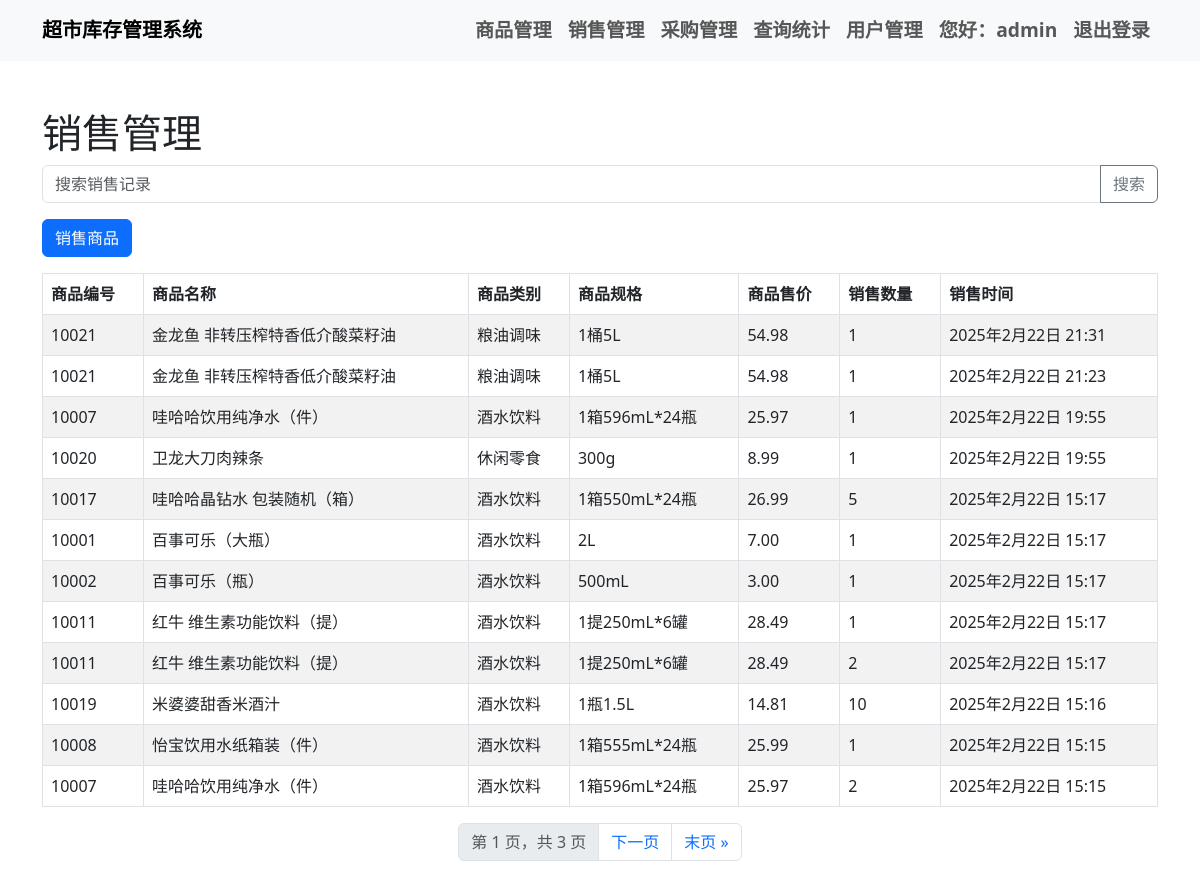
The app's page /sales_management/ (signed in) with its own data.
### inventory_app/models.py (models this page shows, shortened)
class Sale(models.Model):
    quantity = models.IntegerField()
    sale_time = models.DateTimeField(auto_now_add=True)
    product = models.ForeignKey(Product, on_delete=models.CASCADE)

class Product(models.Model):
    product_id = models.CharField(max_length=20, unique=True)
    name = models.CharField(max_length=100)
    category = models.CharField(max_length=50)
    specification = models.CharField(max_length=100)
    purchase_price = models.DecimalField(max_digits=10, decimal_places=2)
    price = models.DecimalField(max_digits=10, decimal_places=2)
    quantity = models.IntegerField()
    supplier = models.ForeignKey('Supplier', on_delete=models.CASCADE)

### inventory_app/views.py (the view)
# urls.py: path('sales_management/', sales_management, name='sales_management'),
@login_required
def sales_management(request):
    query = request.GET.get('q')
    if query:
        sales = Sale.objects.filter(product__name__icontains=query) | Sale.objects.filter(product__product_id__icontains=query)
    else:
        sales = Sale.objects.all().order_by('-sale_time')
    paginator = Paginator(sales, 12)
    page_number = request.GET.get('page')
    page_obj = paginator.get_page(page_number)
    context = {
        'page_obj': page_obj,
        'q': query,
    }
    return render(request, 'sales_management.html', context)

### templates/sales_management.html (shortened to what this page needs)
{% extends 'base.html' %}
{% block content %}
    <h1 class="mt-5">销售管理</h1>
    <form method="get" action="{% url 'sales_management' %}" class="mb-3">
        <div class="input-group">
            <input type="text" name="q" class="form-control" placeholder="搜索销售记录" value="{{ request.GET.q }}">
            <button type="submit" class="btn btn-outline-secondary">搜索</button>
        </div>
    </form>
    <a href="{% url 'sell_product' %}" class="btn btn-primary">销售商品</a>
    <table class="table table-striped table-bordered">
        <thead>
            <tr>
                <th>商品编号</th>
                <th>商品名称</th>
                <th>商品类别</th>
                <th>商品规格</th>
                <th>商品售价</th>
                <th>销售数量</th>
                <th>销售时间</th>
            </tr>
        </thead>
        <tbody>
            {% for sale in page_obj %}
                <tr>
                    <td>{{ sale.product.product_id }}</td>
                    <td>{{ sale.product.name }}</td>
                    <td>{{ sale.product.category }}</td>
                    <td>{{ sale.product.specification }}</td>
                    <td>{{ sale.product.price }}</td>
                    <td>{{ sale.quantity }}</td>
                    <td>{{ sale.sale_time }}</td>
                </tr>
            {% endfor %}
        </tbody>
    </table>
    <nav aria-label="Page navigation" class="d-flex justify-content-center">
        <ul class="pagination">
            <li class="page-item disabled">
                <span class="page-link">第 {{ page_obj.number }} 页，共 {{ page_obj.paginator.num_pages }} 页</span>
            </li>
            {% if page_obj.has_next %}
                <li class="page-item">
                    <a class="page-link" href="?page={{ page_obj.next_page_number }}{% if request.GET.q %}&q={{ request.GET.q }}{% endif %}">下一页</a>
                </li>
                <li class="page-item">
                    <a class="page-link" href="?page={{ page_obj.paginator.num_pages }}{% if request.GET.q %}&q={{ request.GET.q }}{% endif %}">末页 &raquo;</a>
                </li>
            {% endif %}
        </ul>
    </nav>
{% endblock %}

### templates/base.html (shortened to what this page needs)
<!DOCTYPE html>
<html lang="zh-CN">
<head>
    <link href="https://cdn.jsdelivr.net/npm/bootstrap@5.3.0/dist/css/bootstrap.min.css" rel="stylesheet">
</head>
<body>
    <nav class="navbar navbar-expand-lg navbar-light bg-light">
        <div class="container">
            <a class="navbar-brand" href="{% url 'home' %}">超市库存管理系统</a>
            <div class="collapse navbar-collapse" id="navbarNav">
                <ul class="navbar-nav ms-auto">
                    {% if user.is_authenticated %}
                        <li class="nav-item">
                            <a class="nav-link" href="{% url 'product_management' %}">商品管理</a>
                        </li>
                        <li class="nav-item">
                            <a class="nav-link" href="{% url 'sales_management' %}">销售管理</a>
                        </li>
                        <li class="nav-item">
                            <a class="nav-link" href="{% url 'purchase_management' %}">采购管理</a>
                        </li>
                        <li class="nav-item">
                            <a class="nav-link" href="{% url 'query_statistics' %}">查询统计</a>
                        </li>
                        {% if user.is_superuser %}
                            <li class="nav-item">
                                <a class="nav-link" href="{% url 'user_management' %}">用户管理</a>
                            </li>
                        {% endif %}
                        <li class="nav-item">
                            <span class="nav-link">您好：{{ user.username }}</span>
                        </li>
                        <li class="nav-item">
                            <a class="nav-link" href="{% url 'logout' %}">退出登录</a>
                        </li>
                    {% endif %}
                </ul>
            </div>
        </div>
    </nav>
    <div class="container mt-4">
        {% block content %}
        {% endblock %}
    </div>
</body>
</html>

### templates/base.html (style rules this page uses)
.navbar { font-size: 1.2rem; font-weight: bold; }

### records on screen
Sale: product.product_id "10021", product.name "金龙鱼 非转压榨特香低介酸菜籽油", product.category "粮油调味", product.specification "1桶5L", product.price "54.98", quantity "1", sale_time "2025年2月22日 21:31"
Sale: product.product_id "10021", product.name "金龙鱼 非转压榨特香低介酸菜籽油", product.category "粮油调味", product.specification "1桶5L", product.price "54.98", quantity "1", sale_time "2025年2月22日 21:23"
Sale: product.product_id "10007", product.name "哇哈哈饮用纯净水（件）", product.category "酒水饮料", product.specification "1箱596mL*24瓶", product.price "25.97", quantity "1", sale_time "2025年2月22日 19:55"
Sale: product.product_id "10020", product.name "卫龙大刀肉辣条", product.category "休闲零食", product.specification "300g", product.price "8.99", quantity "1", sale_time "2025年2月22日 19:55"
Sale: product.product_id "10017", product.name "哇哈哈晶钻水 包装随机（箱）", product.category "酒水饮料", product.specification "1箱550mL*24瓶", product.price "26.99", quantity "5", sale_time "2025年2月22日 15:17"
Sale: product.product_id "10001", product.name "百事可乐（大瓶）", product.category "酒水饮料", product.specification "2L", product.price "7.00", quantity "1", sale_time "2025年2月22日 15:17"
Sale: product.product_id "10002", product.name "百事可乐（瓶）", product.category "酒水饮料", product.specification "500mL", product.price "3.00", quantity "1", sale_time "2025年2月22日 15:17"
Sale: product.product_id "10011", product.name "红牛 维生素功能饮料（提）", product.category "酒水饮料", product.specification "1提250mL*6罐", product.price "28.49", quantity "1", sale_time "2025年2月22日 15:17"
Sale: product.product_id "10011", product.name "红牛 维生素功能饮料（提）", product.category "酒水饮料", product.specification "1提250mL*6罐", product.price "28.49", quantity "2", sale_time "2025年2月22日 15:17"
Sale: product.product_id "10019", product.name "米婆婆甜香米酒汁", product.category "酒水饮料", product.specification "1瓶1.5L", product.price "14.81", quantity "10", sale_time "2025年2月22日 15:16"
Sale: product.product_id "10008", product.name "怡宝饮用水纸箱装（件）", product.category "酒水饮料", product.specification "1箱555mL*24瓶", product.price "25.99", quantity "1", sale_time "2025年2月22日 15:15"
Sale: product.product_id "10007", product.name "哇哈哈饮用纯净水（件）", product.category "酒水饮料", product.specification "1箱596mL*24瓶", product.price "25.97", quantity "2", sale_time "2025年2月22日 15:15"

### other values on screen
{{ user.username }} "admin"
{{ page_obj.number }} "1"
{{ page_obj.paginator.num_pages }} "3"
